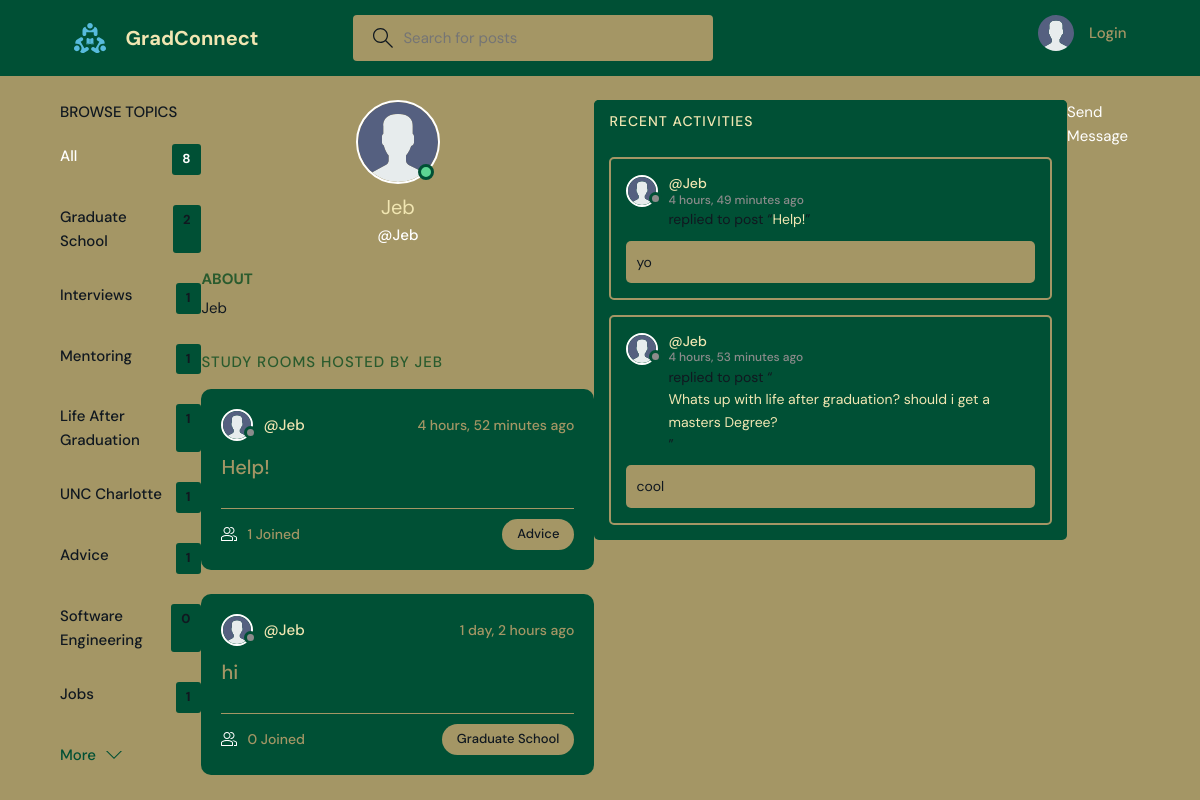
Page /profile/6/ on the earlier database version.
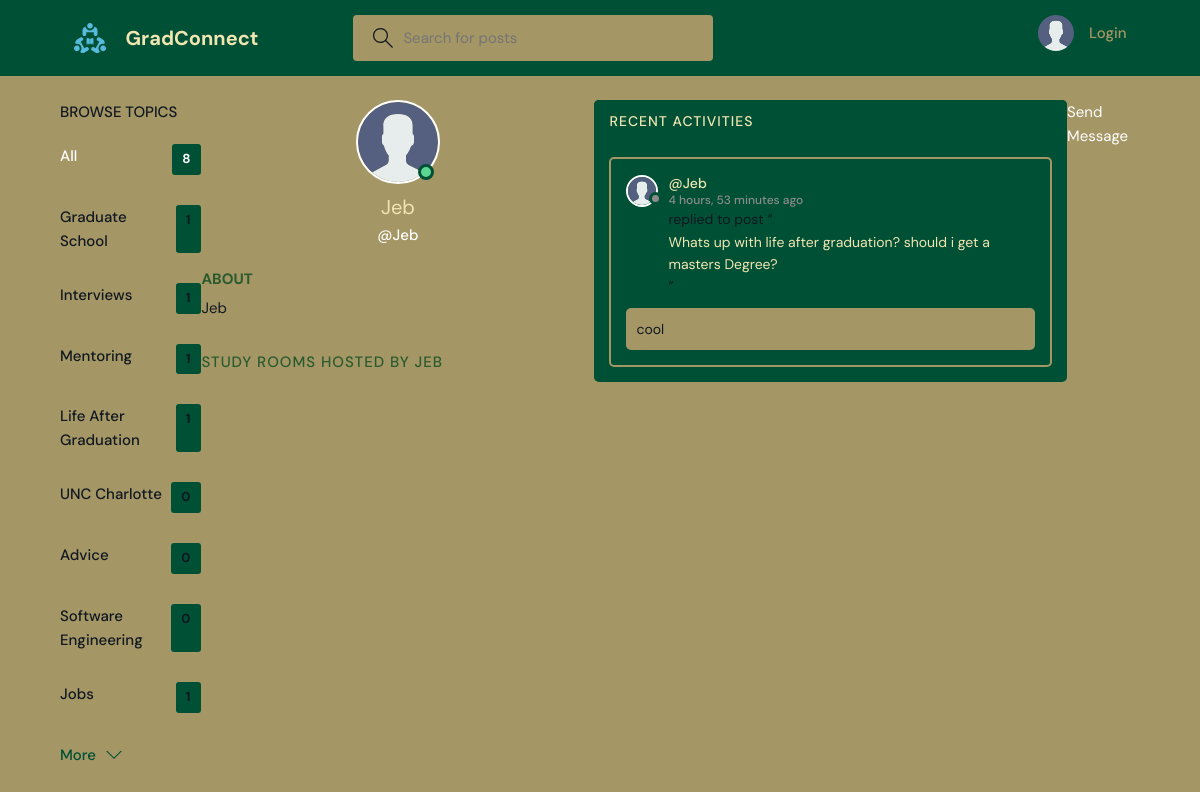
Same page on the later database version.
### base/models.py (models this page shows, shortened)
class Topic(models.Model):
    name = models.CharField(max_length=200)

class User(AbstractUser):
    name = models.CharField(max_length=200, null=True)
    email = models.EmailField(unique=True, null=True)
    bio = models.TextField(null=True)
    avatar = models.ImageField(null=True, default="avatar.svg")
    USERNAME_FIELD = 'email'
    REQUIRED_FIELDS = ['username']

class Room(models.Model):
    host = models.ForeignKey(User, on_delete=models.SET_NULL, null=True)
    topic = models.ForeignKey(Topic, on_delete=models.SET_NULL, null=True)
    name = models.CharField(max_length=200)
    description = models.TextField(null=True, blank=True)
    participants = models.ManyToManyField(
        User, related_name='participants', blank=True)
    updated = models.DateTimeField(auto_now=True)
    created = models.DateTimeField(auto_now_add=True)
    class Meta:
        ordering = ['-updated', '-created']
    def __str__(self):
        return self.name

class Message(models.Model):
    user = models.ForeignKey(User, on_delete=models.CASCADE)
    room = models.ForeignKey(Room, on_delete=models.CASCADE)
    body = models.TextField()
    updated = models.DateTimeField(auto_now=True)
    created = models.DateTimeField(auto_now_add=True)
    class Meta:
        ordering = ['-updated', '-created']

### base/views.py (the view)
# urls.py: path('profile/<str:pk>/', views.userProfile, name="user-profile"),
def userProfile(request, pk):
    user = User.objects.get(id=pk)
    rooms = user.room_set.all()
    room_messages = user.message_set.all()
    topics = Topic.objects.all()
    context = {'user': user, 'rooms': rooms,
               'room_messages': room_messages, 'topics': topics}
    return render(request, 'base/profile.html', context)

### base/templates/base/profile.html (shortened to what this page needs)
{% extends 'main.html' %}
{% block content %}
<main class="profile-page layout layout--3">
  <div class="container">
    {% include 'base/topics_component.html' %}
    <div class="roomList">
      <div class="profile">
        <div class="profile__avatar">
          <div class="avatar avatar--large active">
            <img src="{{user.avatar.url}}" />
          </div>
        </div>
        <div class="profile__info">
          <h3>{{user.name}}</h3>
          <p>@{{user.username}}</p>
        </div>
        <div class="profile__about">
          <h3>About</h3>
          <p>
            {{user.bio}}
          </p>
        </div>
      </div>
      <div class="roomList__header">
        <div>
          <h2>Study Rooms Hosted by {{user.username}}</a>
          </h2>
        </div>
      </div>
      {% include 'base/feed_component.html' %}
    </div>
    {% include 'base/activity_component.html' %}
    <a href="{% url 'send_direct_message' recipient_id=user.id %}">Send Message</a>
  </div>
</main>
{% endblock content %}

### templates/main.html (shortened to what this page needs)
<!DOCTYPE html>
{% load static %}
<html lang="en">
<head>
    <link rel="stylesheet" href="{% static 'styles/style.css' %}" />
</head>
<body>
    {% include 'navbar.html' %}
    {% block content %}
    {% endblock %}
</body>
</html>

### templates/navbar.html (shortened to what this page needs)
{% load static %}
<header class="header header--loggedIn">
    <div class="container">
        <a href="{% url 'home' %}" class="header__logo">
            <img src="{% static 'images/logo.svg' %}" />
            <h1>GradConnect</h1>
        </a>
        <form class="header__search" method="GET" action="{% url 'home' %}">
            <label>
                <input name="q" placeholder="Search for posts" />
            </label>
        </form>
        <nav class="header__menu">
            {% if request.user.is_authenticated %}
            <div class="header__user">
                <a href="{% url 'update-user' %}">
                    <div class="avatar avatar--medium active">
                        <img src="{{request.user.avatar.url}}" />
                    </div>
                    <p>{{request.user.username}} <span>@{{request.user.username}}</span></p>
                </a>
                <button class="dropdown-button">
                    <svg version="1.1" xmlns="http://www.w3.org/2000/svg" width="32" height="32" viewBox="0 0 32 32">
                        <title>chevron-down</title>
                        <path d="M16 21l-13-13h-3l16 16 16-16h-3l-13 13z"></path>
                    </svg>
                </button>
            </div>
            {% else %}
            <a href="{% url 'login' %}">
                <img src="{% static 'images/avatar.svg' %}" />
                <p>Login</p>
            </a>
            {% endif %}
        </nav>
    </div>
</header>

### base/templates/base/topics_component.html
<div class="topics">
    <div class="topics__header">
        <h2>Browse Topics</h2>
    </div>
    <ul class="topics__list">
        <li>
            <a href="{% url 'home' %}" class="active">All <span>{{topics.count}}</span></a>
        </li>
        {% for topic in topics %}
        <li>
            <a href="{% url 'home' %}?q={{topic.name}}">{{topic.name}}<span>{{topic.room_set.all.count}}</span></a>
        </li>
        {% endfor %}
    </ul>
    <a class="btn btn--link" href="{% url 'topics' %}">
        More
        <svg version="1.1" xmlns="http://www.w3.org/2000/svg" width="32" height="32" viewBox="0 0 32 32">
            <title>chevron-down</title>
            <path d="M16 21l-13-13h-3l16 16 16-16h-3l-13 13z"></path>
        </svg>
    </a>
</div>

### base/templates/base/feed_component.html (shortened to what this page needs)
{% for room in rooms %}
<div class="roomListRoom">
    <div class="roomListRoom__header">
        <a href="{% url 'user-profile' room.host.id %}" class="roomListRoom__author">
            <div class="avatar avatar--small">
                <img src="{{room.host.avatar.url}}" />
            </div>
            <span>@{{room.host.username}}</span>
        </a>
        <div class="roomListRoom__actions">
            <span>{{room.created|timesince}} ago</span>
        </div>
    </div>
    <div class="roomListRoom__content">
        <a href="{% url 'room' room.id %}">{{room.name}}</a>
    </div>
    <div class="roomListRoom__meta">
        <a href="{% url 'room' room.id %}" class="roomListRoom__joined">
            {{room.participants.all.count}} Joined
        </a>
        <p class="roomListRoom__topic">{{room.topic.name}}</p>
    </div>
</div>
{% endfor %}

### base/templates/base/activity_component.html (shortened to what this page needs)
<div class="activities">
    <div class="activities__header">
        <h2>Recent Activities</h2>
    </div>
    {% for message in room_messages %}
    <div class="activities__box">
        <div class="activities__boxHeader roomListRoom__header">
            <a href="{% url 'user-profile' message.user.id %}" class="roomListRoom__author">
                <div class="avatar avatar--small">
                    <img src="{{message.user.avatar.url}}" />
                </div>
                <p>
                    @{{message.user.username}}
                    <span>{{message.created|timesince}} ago</span>
                </p>
            </a>
        </div>
        <div class="activities__boxContent">
            <p>replied to post “<a href="{% url 'room' message.room.id %}">{{message.room}}</a>”</p>
            <div class="activities__boxRoomContent">{{message.body}}</div>
        </div>
    </div>
    {% endfor %}
</div>

Differences in the rows shown:
removed Room: host.avatar (placeholder picture), host.username "Jeb", created "4 hours, 52 minutes", name "Help!", participants.all.count "1", topic.name "Advice"
removed Room: host.avatar (placeholder picture), host.username "Jeb", created "1 day, 2 hours", name "hi", participants.all.count "0", topic.name "Graduate School"
removed Message: user.avatar (placeholder picture), user.username "Jeb", created "4 hours, 49 minutes", room "Help!", body "yo"
computed for Topic "Graduate School": room_set.all.count "2" → "1"
computed for Topic "UNC Charlotte": room_set.all.count "1" → "0"
computed for Topic "Advice": room_set.all.count "1" → "0"
